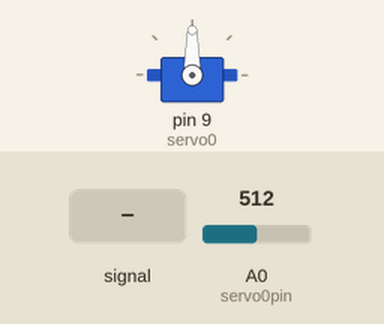
Recording of a sketch running on a simulated Arduino Uno, built with avr-gcc and run on an emulated ATmega328P. On the bench: servo. Inputs (shaded band) come from the test bench; at power-on: A0 (servo0pin) = 512.

Above: at 1.2 s.
1.3 s: A0 (servo0pin) fed a 200 Hz sine of ±81 counts around its level
At 3.56 s:
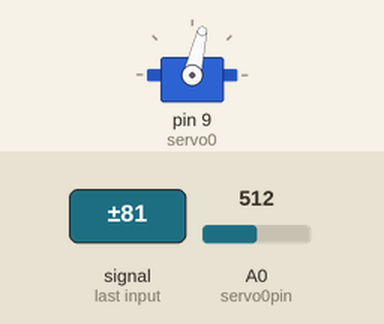
4.3 s: A0 (servo0pin) set to 716
At 5.3 s:
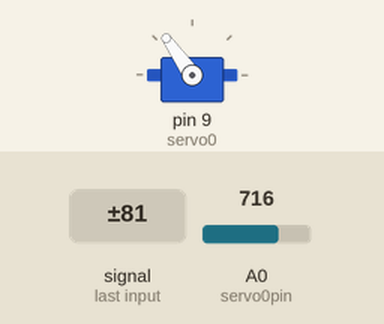
5.8 s: A0 (servo0pin) fed a 1000 Hz sine of ±255 counts around its level
8.8 s: A0 (servo0pin) set to 306
10.3 s: A0 (servo0pin) set to 511
At 11.5 s:
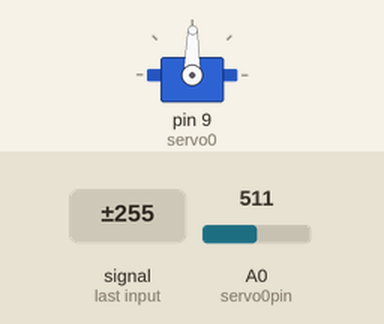
11.8 s: A0 (servo0pin) set to 900
At 12.8 s:
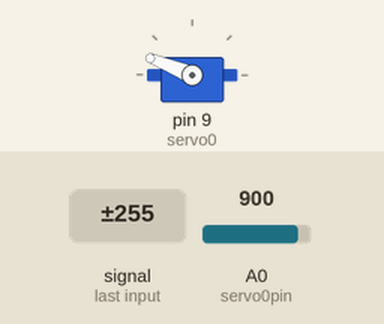
Timing chart, 0 to 14.3 s (numbered marks = the images above; inputs shaded):
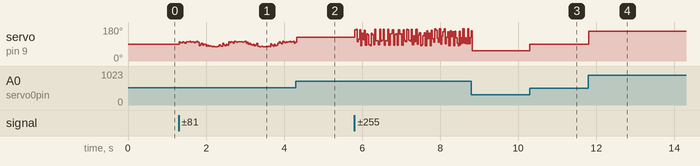

The sketch:

Vr_servo_3.ino
```cpp
#include <Servo.h>

Servo servo0 , servo1 , servo2;

unsigned long timer1 = millis();
unsigned long timer2 = millis();
unsigned long timer3 = millis();

int servo0pin = 0;
int servo1pin = 1;
int servo2pin = 2;

int val0;
int val1;
int val2;

int pre_vr0;
int pre_vr1;
int pre_vr2;

bool vr0_update = false;
bool vr1_update = false;
bool vr2_update = false;

void setup() {
  servosetup();
  Serial.begin(9600);
}

void loop() {
  tolerance_vr(1);
  servo0write(180,50,15);

}
void servosetup(){
  servo0.attach(9);
}

void tolerance_vr(int tolerance){

    val0 = analogRead(servo0pin);         // อ่านค่า Analog ขาA0 เก็บไว้ในตัวแปร Val
    val1 = analogRead(servo0pin);
    val2 = analogRead(servo0pin);

    val0 = map(val0, 0, 1023, 0, 180);  // แปลงค่า ระหว่าง 0-1023 เป็น 0-180
    val1 = map(val0, 0, 1023, 0, 180);
    val2 = map(val0, 0, 1023, 0, 180);

//    Serial.print("val0 = ");
//    Serial.println(val0);              // พิมพ์ค่าของตัวแปร val

    if ((val0  >  pre_vr0 + tolerance)
      || (val0 <  pre_vr0 - tolerance)) {
    vr0_update = true;
    pre_vr0 = val0;
  }

  if ((val1  >  pre_vr1 + tolerance)
      || (val1 <  pre_vr1 - tolerance)) {
    vr1_update = true;
    pre_vr1 = val1;
  }

  if ((val2  >  pre_vr2 + tolerance)
      || (val2 <  pre_vr2 - tolerance)) {
    vr2_update = true;
    pre_vr2 = val2;
  }
}

void servo0write(int maximum0 , int minimum0 , int delay_0){
  if (vr0_update == true  && pre_vr0 < maximum0 && pre_vr0 > minimum0 ){
    if(millis() - timer1 >= delay_0){
      servo0.write(val0);               // นำค่าที่แปลงค่ามาจากตัวต้านทานรับค่าได้ มาควบคุมการหมุน Servo
      timer1 = millis();
  }
  }
}

void servo1write(int maximum1 , int minimum1 , int delay_1){
  if (vr1_update == true  && pre_vr0 < maximum1 && pre_vr0 > minimum1 ){
    if(millis() - timer2 >= delay_1){
      servo0.write(val1);               // นำค่าที่แปลงค่ามาจากตัวต้านทานรับค่าได้ มาควบคุมการหมุน Servo
      timer2 = millis();
  }
  }
}

void servo2write(int maximum2 , int minimum2 , int delay_2){
  if (vr2_update == true  && pre_vr0 < maximum2 && pre_vr0 > minimum2 ){
    if(millis() - timer3 >= delay_2){
      servo0.write(val2);               // นำค่าที่แปลงค่ามาจากตัวต้านทานรับค่าได้ มาควบคุมการหมุน Servo
      timer3 = millis();
  }
  }
}
```

Measured:
- after the input at 10.3 s, servo on pin 9 (servo0): 53° → 89° at once
- after the input at 11.8 s, servo on pin 9 (servo0): 89° → 158° at once
